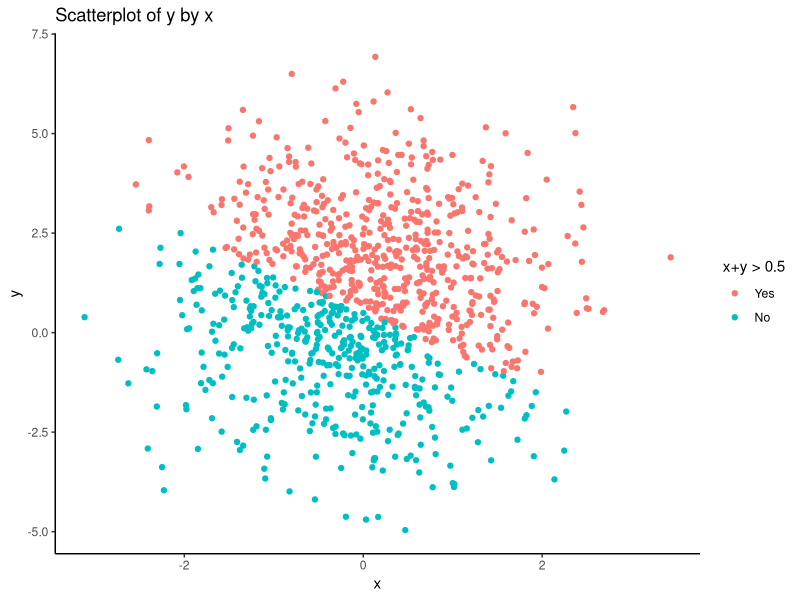

The R script that drew this image: (Note: this script raises an error after producing the figure.)
# Load libraries

library(tidyverse)

# x = a random sample of size n = 1000 from N(0, 1) (rnorm())
x <- rnorm(1000,0,1)

# y = a random sample of size n = 1000 from N(1, 2)
y <- rnorm(1000,1,2)

# Create vector that combines x+y
z <- y + x

# sum_indicator = a logical variable, TRUE if x + y > 0.5 (hint: ifelse())
sum_indicator <- ifelse(z > 0.5,"Yes","No")

# Generate dataframe (need to use tibble for this)
test <- data.frame(x,y,sum_indicator)

# Relevel variable
test$sum_indicator <- forcats::fct_relevel(test$sum_indicator,"Yes","No")

# Scatter plot y by x
ggplot(test,aes(y = y,x = x,color = sum_indicator)) + geom_point() + theme_classic()+labs(colour="x+y > 0.5")+ggtitle("Scatterplot of y by x")

# Part 2.1
#The number of observations (rows), variables/features (columns), and what each variable/feature
# describes about each observation

# Mean and standard deviation flipper length
mean(penguin.df$flipper_length_mm,na.rm = TRUE)
sd(penguin.df$flipper_length_mm,na.rm = TRUE)

# Mean and standard divation bill length
mean(penguin.df$bill_length_mm,na.rm = TRUE)
sd(penguin.df$flipper_length_mm,na.rm = TRUE)
# Part 2.2

# Upload data
penguin.df <- read_rds("./data/penguin.RDS")

# Scatter plot bill length by flipper length and species
ggplot(penguin.df,aes(y =flipper_length_mm,x =bill_length_mm,color=species)) + geom_point() + theme_classic()+labs(colour="Species")+labs(title="Flipper length by bill length",x ="Bill length (mm)", y = "Flipper length (mm)")

# Scatter plot bill length by flipper length and sex
ggplot(penguin.df,aes(y =flipper_length_mm,x =bill_length_mm,color=sex)) + geom_point() + theme_classic()+labs(colour="Sex")+labs(title="Flipper length by bill length",x ="Bill length (mm)", y = "Flipper length (mm)")+ facet_grid(~sex)

